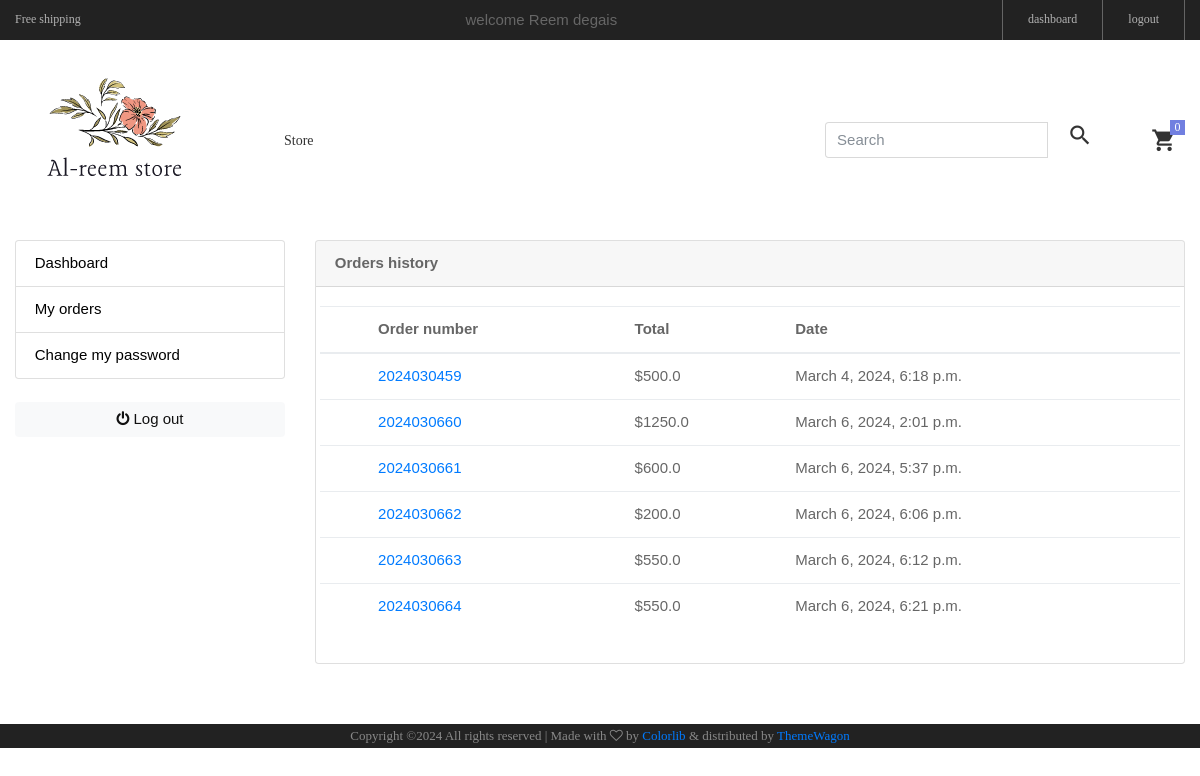
The app's page /accounts/my_orders/ (signed in) with its own data.
### accounts/models.py (models this page shows, shortened)
class Account(AbstractBaseUser):
    first_name = models.CharField(max_length=50)
    last_name = models.CharField(max_length=50)
    username = models.CharField(max_length=50, unique=True)
    email = models.EmailField(max_length=100, unique=True)
    phone_number = models.CharField(max_length=50)
    date_joined = models.DateTimeField(auto_now_add=True)
    last_login = models.DateTimeField(auto_now_add=True)
    is_admin = models.BooleanField(default=False)
    is_staff = models.BooleanField(default=False)
    is_active = models.BooleanField(default=False)
    is_superadmin = models.BooleanField(default=False)
    USERNAME_FIELD = 'email'
    REQUIRED_FIELDS = ['username', 'first_name', 'last_name']
    objects = MyAccountManager()

### orders/models.py (models this page shows, shortened)
class Order(models.Model):
    STATUS = (
        ('New', 'New'),
        ('Accepted', 'Accepted'),
        ('Completed', 'Completed'),
        ('Cancelled', 'Cancelled'),
    )
    user = models.ForeignKey(Account, on_delete=models.SET_NULL, null=True)
    payment = models.ForeignKey(Payment, on_delete=models.SET_NULL, blank=True, null=True)
    order_number = models.CharField(max_length=20)
    first_name = models.CharField(max_length=50)
    last_name = models.CharField(max_length=50)
    phone = models.CharField(max_length=15)
    email = models.EmailField(max_length=50)
    address_line_1 = models.CharField(max_length=50)
    address_line_2 = models.CharField(max_length=50, blank=True)
    country = models.CharField(max_length=50)
    state = models.CharField(max_length=50)
    city = models.CharField(max_length=50)
    order_note = models.CharField(max_length=100, blank=True)
    order_total = models.FloatField()
    status = models.CharField(max_length=10, choices=STATUS, default='New')
    ip = models.CharField(blank=True, max_length=20)
    is_ordered = models.BooleanField(default=False)
    created_at = models.DateTimeField(auto_now_add=True)
    updated_at = models.DateTimeField(auto_now=True)

### accounts/views.py (the view)
# urls.py: path('my_orders/', views.my_order, name='my_orders'),
@login_required(login_url= 'login')
def my_order(request):
    orders = Order.objects.filter(user=request.user, is_ordered=True)
    counter =1
    context = {
        'orders': orders,
        'counter': counter,
    }
    return render(request, 'my_orders.html', context)

### cart/context_processors.py (called while the page is built)
def count(request):
    cart_counter = 0
    try:
        cart = Cart.objects.filter(cart_id=_cart_id(request))
        if request.user.is_authenticated:
            cart_items = CartItem.objects.all().filter(user=request.user)
        else:
            cart_items = CartItem.objects.all().filter(cart=cart[:1])
        for cart_item in cart_items:
            cart_counter += cart_item.quantity
    except Cart.DoesNotExist:
        cart_counter = 0
    return dict(cart_counter=cart_counter)

### cart/views.py (called while the page is built)
def _cart_id(request):
    cart = request.session.session_key
    if not cart:
        cart = request.session.create()
    return cart

### category/context_processors.py (called while the page is built)
def menu_links(request):
    links = Category.objects.all()
    return dict(links=links)

### templates/my_orders.html (shortened to what this page needs)
{% extends 'base.html' %}
{% block content %}
<section class="section-conten padding-y bg">
    <div class="container" style=" padding-bottom: 5%;">
        <div class="row">
        {%include 'side_bar.html'%}
        <main class="col-md-9">
            <article class="card">
            <header class="card-header">
                <strong class="d-inline-block ">Orders history</strong>
            </header>
            <div class="card-body">
                <div class="row">
                    <table class="table">
                        <thead class="thead-dark">
                          <tr>
                            <th scope="col"></th>
                            <th scope="col">Order number</th>
                            <th scope="col">Total</th>
                            <th scope="col">Date</th>
                          </tr>
                        </thead>
                        <tbody>
                            {% for order in orders%}
                            <tr>
                            <th scope="row"></th>
                            <td><a href="{%url 'my_order_details' order.order_number%}">{{order.order_number}}</a></td>
                            <td>${{order.order_total}}</td>
                            <td>{{order.created_at}}</td>
                            </tr>
                            {%endfor%}
                        </tbody>
                      </table>
                </div>
                </div>
            </div>
    </div>
    </section>
{% endblock %}

### templates/header.html
{% load static%}
<header >
    <div class="container-menu-desktop">
        <div class="top-bar">
            <div class="content-topbar flex-sb-m h-full container">
                <div class="left-top-bar">
                    Free shipping
                </div>
                {% if user.id is None%}
                <div class="right-top-bar flex-w h-full">
                    <a href="{% url 'login' %}" class="flex-c-m trans-04 p-lr-25">
                        lonin
                    </a>
                    <a href="{% url 'register' %}" class="flex-c-m trans-04 p-lr-25">
                        register
                    </a>
                </div>
                {%else%}
                <div class="right-top-bar">
                    welcome {{user.first_name}} {{user.last_name}}
                </div>
                <div class="right-top-bar flex-w h-full">
                    <a href="{% url 'dashboard' %}" class="flex-c-m trans-04 p-lr-25">
                        dashboard
                    </a>
                    <a href="{% url 'logout' %}" class="flex-c-m trans-04 p-lr-25">
                        logout
                    </a>
                </div>
                {%endif%}
            </div>
        </div>
        <div class="">
            <nav class="limiter-menu-desktop container">
                <a href="{% url 'home' %}" class="logo">
                    <img src="{% static 'images/icons/logoo.png' %}" alt="IMG-LOGO" style="height: 200px;">
                </a>
                <div class="menu-desktop">
                    <ul class="main-menu">
                        <li>
                            <a href="{% url 'store' %}">Store</a>
                        </li>
                    </ul>
                </div>
                <div class="wrap-icon-header flex-w flex-r-m">
                    <form action="{% url 'search' %}" class="search" method='GET'>
                        <div class="input-group w-100">
                            <input type="text" class="form-control" style="width:60%;" placeholder="Search" name="keyword">
                            <div class="input-group-append">
                              <button class="icon-header-item cl2 hov-cl1 trans-04 p-l-22 p-r-11 " type="submit">
                                <i class="zmdi zmdi-search"></i>
                              </button>
                            </div>
                          </div>
                      </form>
                    <a href="{% url 'cart' %}" class="widget-header pl-3 ml-3">
                        <div class="icon-header-item cl2 hov-cl1 trans-04 p-l-22 p-r-11 icon-header-noti" data-notify="{{cart_counter}}"><i class="zmdi zmdi-shopping-cart"></i></div>
                      </a>
                </div>
            </nav>
        </div>
    </div>
</header>

### ecommerce/static/css/main.css (style rules this page uses)
.container { max-width: 1380px; }
@media (max-width: 1600px) { .container { max-width: 1200px; } }
.container-menu-desktop { height: auto; width: 100%; position: relative; -webkit-transition: all 0.3s; -o-transition: all 0.3s; -moz-transition: all 0.3s; transition: all 0.3s; }
.top-bar { height: 40px; background-color: #222; }
.left-top-bar { font-family: Poppins-Regular; font-size: 12px; line-height: 1.8; color: #b2b2b2; }
.right-top-bar a { font-family: Poppins-Regular; font-size: 12px; line-height: 1.8; height: 100%; color: #b2b2b2; border-right: 1px solid rgba(255,255,255,0.3); }
.right-top-bar a:first-child { border-left: 1px solid rgba(255,255,255,0.3); }
.limiter-menu-desktop { height: 100%; display: -webkit-box; display: -webkit-flex; display: -moz-box; display: -ms-flexbox; display: flex; align-items: center; background-color: transparent; }
.logo { display: -webkit-box; display: -webkit-flex; display: -moz-box; display: -ms-flexbox; display: flex; align-items: center; height: 65%; margin-right: 55px; }
.logo img { max-width: 100%; max-height: 100%; }
.menu-desktop { display: -webkit-box; display: -webkit-flex; display: -moz-box; display: -ms-flexbox; display: flex; align-items: center; height: 100%; }
.main-menu { list-style-type: none; margin: 0; display: -webkit-box; display: -webkit-flex; display: -moz-box; display: -ms-flexbox; display: flex; align-items: center; }
.main-menu > li { display: block; position: relative; padding: 20px 10px 20px 0px; margin: 0px 4px 0px 14px; }
.main-menu > li > a { font-family: Poppins-Medium; font-size: 14px; color: #333; padding: 5px 0px; transition: all 0.4s; -webkit-transition: all 0.4s; -o-transition: all 0.4s; -moz-transition: all 0.4s; }
.wrap-icon-header { flex-grow: 1; }
.icon-header-item { position: relative; font-size: 26px; line-height: 1; cursor: pointer; }
.icon-header-noti::after { content: attr(data-notify); font-family: Poppins-Regular; font-size: 12px; color: #fff; line-height: 15px; text-align: center; display: block; position: absolute; top: -7px; right: 0; min-width: 15px; height: 15px; padding: 0 3px; background-color: #717fe0; }
.cl2 { color: #333; }

### records on screen
Account: first_name "Reem", last_name "degais"
Order: order_number "2024030459", order_total "500.0", created_at "March 4, 2024, 6:18 p.m."
Order: order_number "2024030660", order_total "1250.0", created_at "March 6, 2024, 2:01 p.m."
Order: order_number "2024030661", order_total "600.0", created_at "March 6, 2024, 5:37 p.m."
Order: order_number "2024030662", order_total "200.0", created_at "March 6, 2024, 6:06 p.m."
Order: order_number "2024030663", order_total "550.0", created_at "March 6, 2024, 6:12 p.m."
Order: order_number "2024030664", order_total "550.0", created_at "March 6, 2024, 6:21 p.m."
